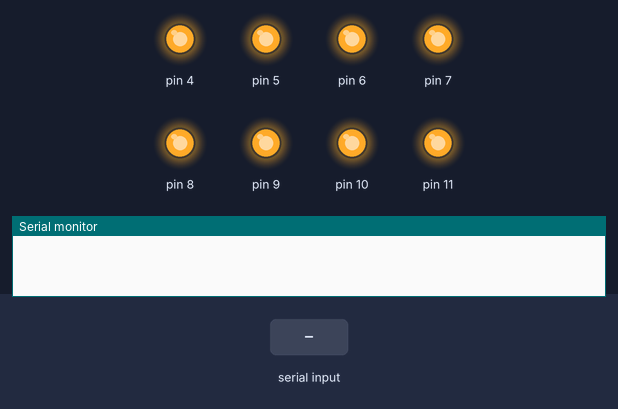
A sketch run on a simulated Arduino Uno, built with avr-gcc and run on an emulated ATmega328P. Parts: output pins drawn as LEDs (lit = HIGH), the last lines printed to the serial monitor. The inputs (shaded band) are chosen by the test bench.

Above: at 1.2 s.
1.3 s: "1" received over Serial
At 2.5 s:
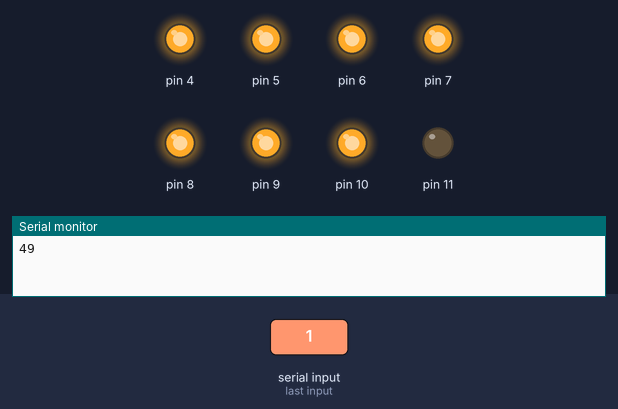
2.8 s: byte 54 (54) received over Serial
At 3.7 s:
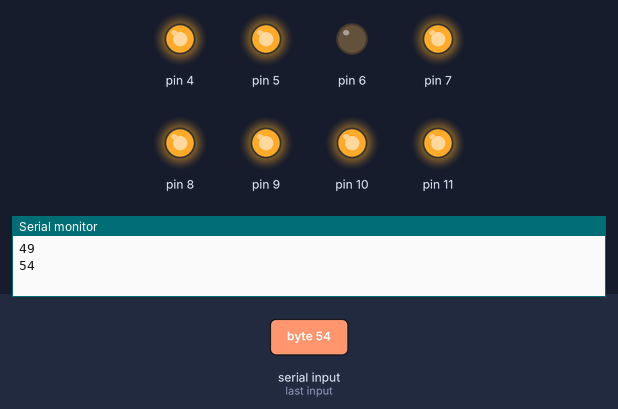
4.3 s: byte 55 (55) received over Serial
At 4.9 s:
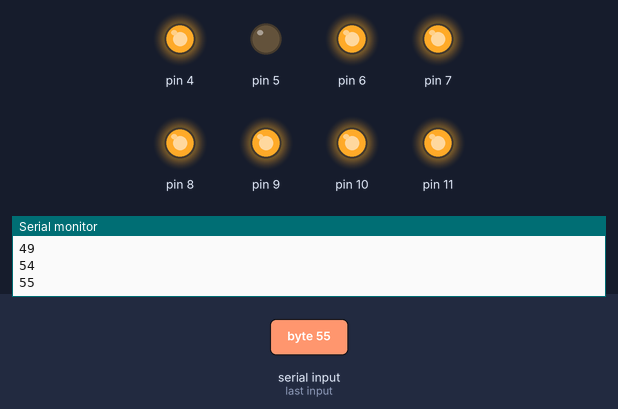
5.8 s: "2" received over Serial
At 7.0 s:
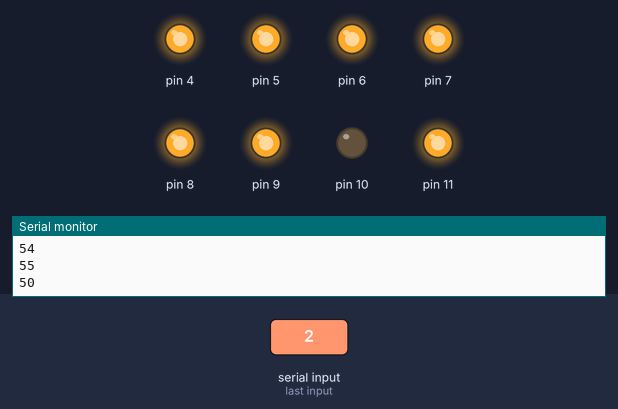
7.3 s: "3" received over Serial
At 8.4 s:
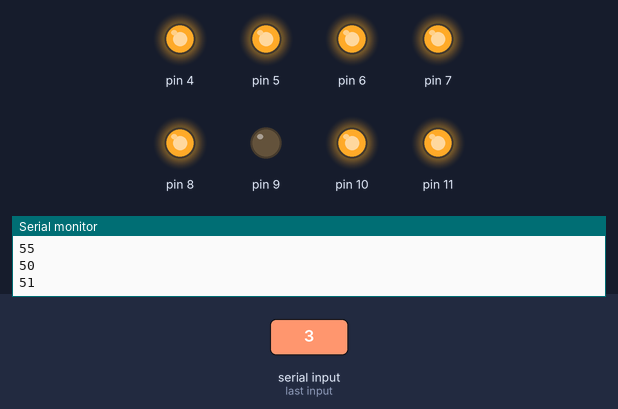
8.8 s: "4" received over Serial
At 9.5 s:
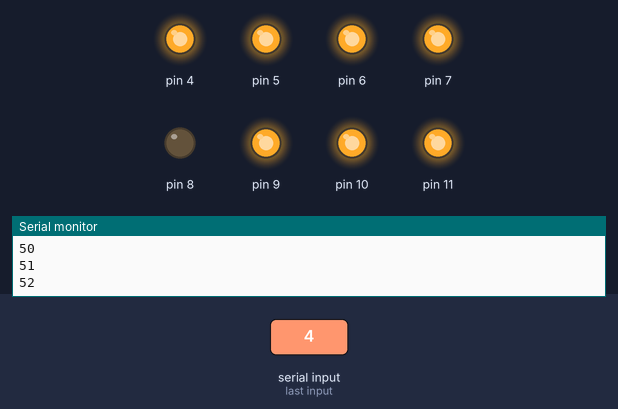
Timing chart, 0 to 11.3 s (numbered marks = the images above; inputs shaded):
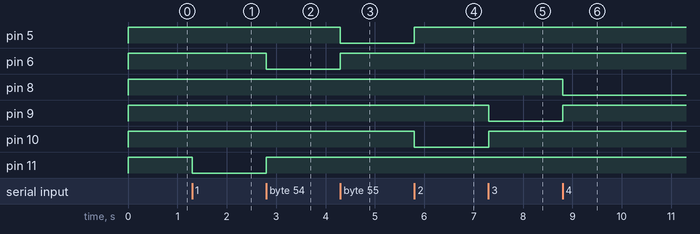

Measured:
- after the input at 1.3 s, pin 11: HIGH → LOW at once
- after the input at 2.8 s, pin 6: HIGH → LOW at once; pin 11: LOW → HIGH at once
- after the input at 4.3 s, pin 5: HIGH → LOW at once; pin 6: LOW → HIGH at once
- after the input at 5.8 s, pin 5: LOW → HIGH at once; pin 10: HIGH → LOW at once
- after the input at 7.3 s, pin 9: HIGH → LOW at once; pin 10: LOW → HIGH at once
- after the input at 8.8 s, pin 8: HIGH → LOW at once; pin 9: LOW → HIGH at once

The sketch:

rele_tests.ino
```cpp
#include <SoftwareSerial.h>

int c;
int i;

void setup() {
  Serial.begin(9600);

  pinMode(4, OUTPUT);
  pinMode(5, OUTPUT);
  pinMode(6, OUTPUT);
  pinMode(7, OUTPUT);
  pinMode(8, OUTPUT);
  pinMode(9, OUTPUT);
  pinMode(10, OUTPUT);
  pinMode(11, OUTPUT);

  //pinMode(13, OUTPUT);

  digitalWrite(4, HIGH);
  digitalWrite(5, HIGH);
  digitalWrite(6, HIGH);
  digitalWrite(7, HIGH);
  digitalWrite(8, HIGH);
  digitalWrite(9, HIGH);
  digitalWrite(10, HIGH);
  digitalWrite(11, HIGH);
}

void loop() {


/*
  for(i = 1; i<=7; i++){
    for(i = 4; i<=11; i++){
      digitalWrite(i, LOW);
      delay(500);
      digitalWrite(i, HIGH);
      }
    }

*/

  if(Serial.available() ){
    c = Serial.read();
  //---------------------------------//

    if (c == 56) {
      digitalWrite(5, HIGH);
      digitalWrite(6, HIGH);
      digitalWrite(7, HIGH);
      digitalWrite(8, HIGH);
      digitalWrite(9, HIGH);
      digitalWrite(10, HIGH);
      digitalWrite(11, HIGH);
      }
  //---------------------------------//
    if (c == 49) {
      digitalWrite(5, HIGH);
      digitalWrite(6, HIGH);
      digitalWrite(7, HIGH);
      digitalWrite(8, HIGH);
      digitalWrite(9, HIGH);
      digitalWrite(10, HIGH);
      digitalWrite(11, LOW);  // 1
      }
    if (c == 50) {
      digitalWrite(5, HIGH);
      digitalWrite(6, HIGH);
      digitalWrite(7, HIGH);
      digitalWrite(8, HIGH);
      digitalWrite(9, HIGH);
      digitalWrite(10, LOW);  // 2
      digitalWrite(11, HIGH);
      }
    if (c == 51) {
      digitalWrite(5, HIGH);
      digitalWrite(6, HIGH);
      digitalWrite(7, HIGH);
      digitalWrite(8, HIGH);
      digitalWrite(9, LOW);   // 3
      digitalWrite(10, HIGH);
      digitalWrite(11, HIGH);
      }
    if (c == 52) {
      digitalWrite(5, HIGH);
      digitalWrite(6, HIGH);
      digitalWrite(7, HIGH);
      digitalWrite(8, LOW);   // 4
      digitalWrite(9, HIGH);
      digitalWrite(10, HIGH);
      digitalWrite(11, HIGH);
      }
    if (c == 53) {
      digitalWrite(5, HIGH);
      digitalWrite(6, HIGH);
      digitalWrite(7, LOW);   // 5
      digitalWrite(8, HIGH);
      digitalWrite(9, HIGH);
      digitalWrite(10, HIGH);
      digitalWrite(11, HIGH);
      }
    if (c == 54) {
      digitalWrite(5, HIGH);
      digitalWrite(6, LOW);   // 6
      digitalWrite(7, HIGH);
      digitalWrite(8, HIGH);
      digitalWrite(9, HIGH);
      digitalWrite(10, HIGH);
      digitalWrite(11, HIGH);
      }
    if (c == 55) {
      digitalWrite(5, LOW);    // 7
      digitalWrite(6, HIGH);
      digitalWrite(7, HIGH);
      digitalWrite(8, HIGH);
      digitalWrite(9, HIGH);
      digitalWrite(10, HIGH);
      digitalWrite(11, HIGH);
      }
      Serial.println(c, DEC);

  }
  //delay(10);
  c = 0;

  // Serial.println(c, DEC);

/*
  digitalWrite(13, HIGH);
  delay(1000);
  digitalWrite(13, LOW);
  delay(100);
*/

/*
  digitalWrite(8, false);
  delay(3000);
  digitalWrite(8, true);
  delay(5000);
*/

/*
    digitalWrite(9, false);
    delay(1000);
    digitalWrite(9, true);
    delay(1000);
  */

  //digitalWrite(9, false);
  //delay(1000);
  //digitalWrite(9, true);
  //delay(5000);


   /*
  for (int i = 1; i <=8; i++){        // счетчик для количества светодиодов
    for (int i = 4; i <= 11; i++){     // счетчик для портов
    digitalWrite(i, LOW);
    delay(2000);
    digitalWrite(i, HIGH);
    }
  }
  */
}
```
